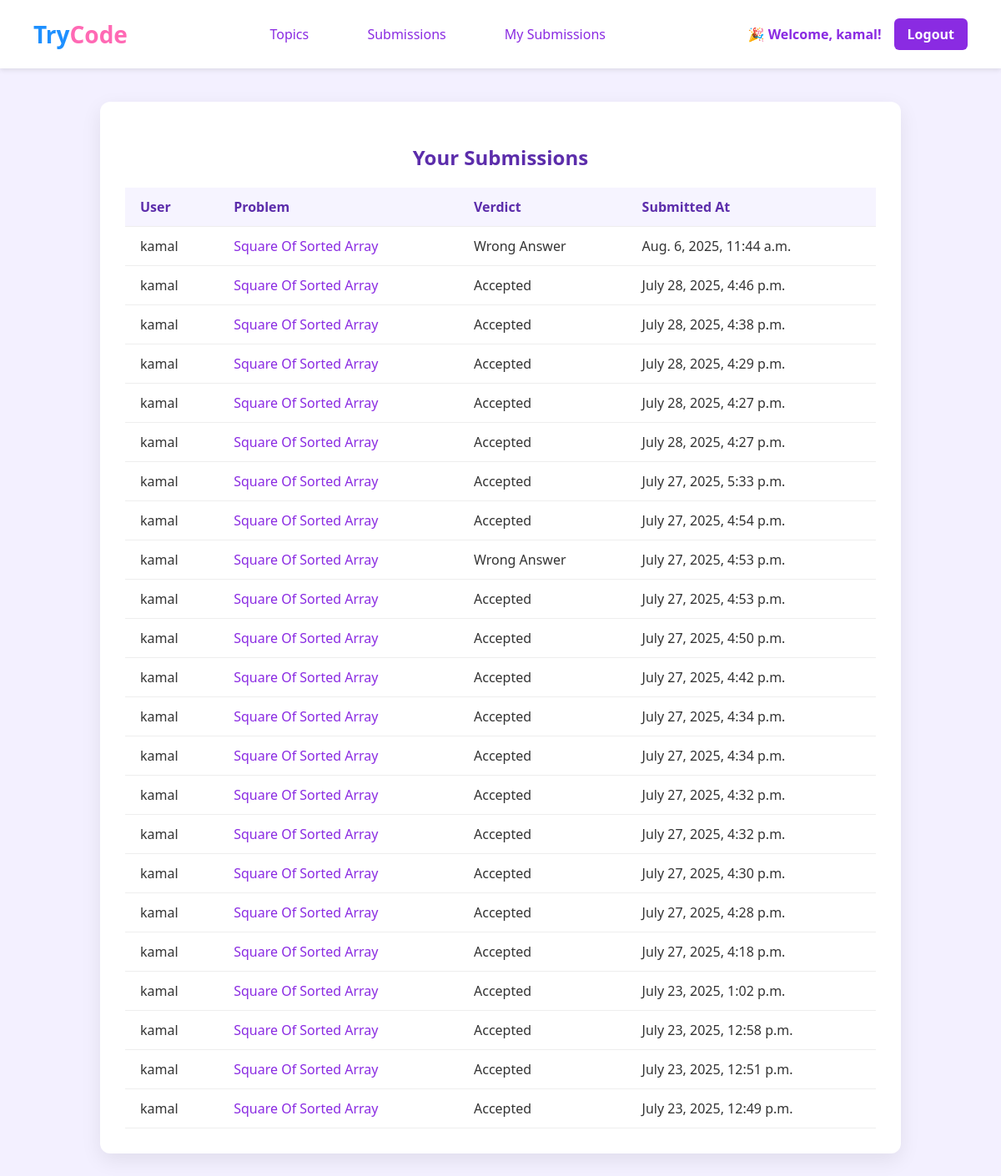
The page /my-submissions/ (signed in) on the database as committed earlier.
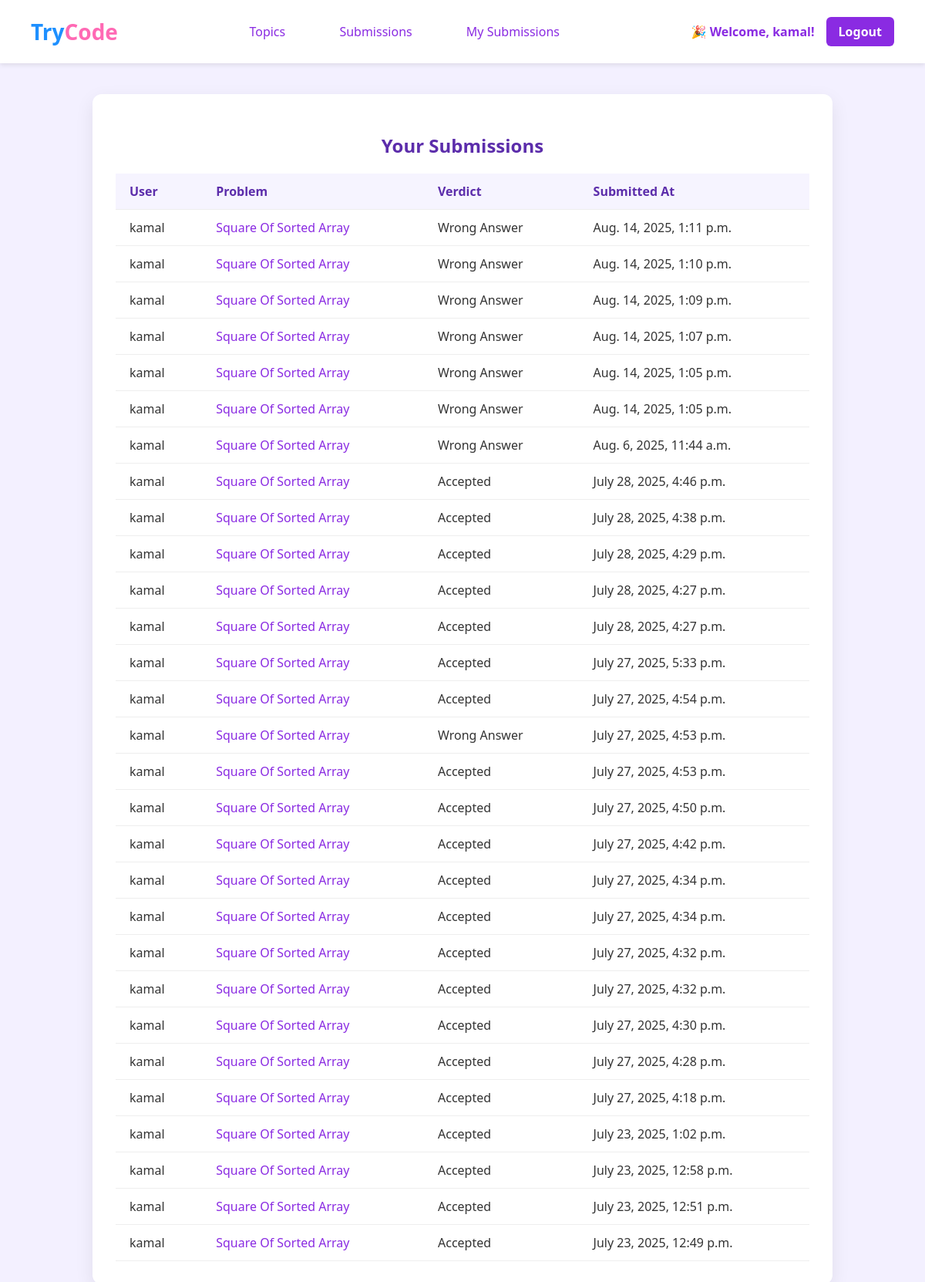
The same page on the database as committed later.
### authentication/models.py (models this page shows, shortened)
class Submission(models.Model):
    user = models.ForeignKey(User, on_delete=models.CASCADE)
    problem = models.ForeignKey(Problem, on_delete=models.CASCADE)
    code = models.TextField()
    language = models.CharField(max_length=10, choices=LANGUAGE_CHOICES, default='python')
    created_at = models.DateTimeField(auto_now_add=True)
    verdict = models.CharField(max_length=30, choices=[
        ('Accepted', 'Accepted'),
        ('Wrong Answer', 'Wrong Answer'),
        ('Runtime Error', 'Runtime Error'),
        ('Time Limit Exceeded', 'Time Limit Exceeded'),
        ('Compilation Error', 'Compilation Error'),
        ('Pending', 'Pending'),
    ], default='Pending')
    output = models.TextField(blank=True)
    error = models.TextField(blank=True)
    class Meta:
        indexes = [
            models.Index(fields=['user', '-created_at']),
            models.Index(fields=['problem', 'verdict']),
        ]

class Problem(models.Model):
    topic = models.ForeignKey(Topic, on_delete=models.CASCADE, related_name='problems')
    title = models.CharField(max_length=200)
    description = models.TextField()
    input_format = models.TextField()
    output_format = models.TextField()

### authentication/views.py (the view)
# urls.py: path('my-submissions/', views.my_submissions_view, name='my_submission_list'),
@login_required
def my_submissions_view(request):
    submissions = Submission.objects.filter(user=request.user)\
        .select_related('problem')\
        .order_by('-created_at')  # Ascending by time
    return render(request, 'my_submission.html', {'submissions': submissions})

### authentication/templates/my_submission.html (shortened to what this page needs)
{% extends 'home.html' %}
{% load humanize %}
{% block content %}
<div class="submissions-container">
  <h2 style="text-align:center; color:#5c2dab; margin-bottom:20px;">Your Submissions</h2>
  <table>
    <tr>
      <th>User</th>
      <th>Problem</th>
      <th>Verdict</th>
      <th>Submitted At</th>
    </tr>
{% for submission in submissions %}
    <tr>
        <td>{{ submission.user}}
        <td>
            <a href="{% url 'submission_detail' submission.id %}">
                {{ submission.problem.title }}
            </a>
        </td>
        <td>{{ submission.verdict }}</td>
        <td>{{ submission.created_at }}</td>
    </tr>
{% endfor %}
  </table>
</div>
{% endblock %}

### authentication/templates/home.html (shortened to what this page needs)
<!DOCTYPE html>
<html lang="en">
<head>
</head>
<body>
  <header class="main-header">
    <a href="#" class="logo">Try<span class="code-highlight">Code</span></a>
    <nav class="nav-links">
      <a href="{% url 'topics' %}" id="nav_bar">Topics</a>
      <a href="{% url 'submission_list' %}" id = "nav_bar">Submissions</a>
      <a href="{% url 'my_submission_list' %}" id="nav_bar">My Submissions</a>
    </nav>
    <div class="user-greeting">
      <span>🎉 Welcome, {{ request.user.username }}!</span>
      <a href="{% url 'logout' %}" class="logout-btn">Logout</a>
    </div>
  </header>
 <div>
  {% block content %}{% endblock %}
 </div>
</body>
</html>

### authentication/templates/home.html (style rules this page uses)
html { scroll-behavior: smooth; }
body { margin: 0; font-family: 'Segoe UI', Tahoma, sans-serif; background-color: #f3f0ff; color: #333; }
.logo { font-size: 28px; font-weight: bold; font-family: 'Segoe UI', Tahoma, sans-serif; text-decoration: none; color: #1e90ff; }
.logo .code-highlight { color: #ff69b4; }
.main-header { display: flex; justify-content: space-between; align-items: center; background-color: white; padding: 20px 40px; box-shadow: 0 2px 6px rgba(0, 0, 0, 0.1); }
.nav-links a { margin: 0 15px; text-decoration: none; color: blueviolet; font-weight: 500; transition: color 0.3s ease; }
.user-greeting { display: flex; align-items: center; gap: 15px; font-weight: 600; color: blueviolet; }
.logout-btn { padding: 8px 16px; background-color: blueviolet; color: white; text-decoration: none; border-radius: 6px; font-weight: bold; transition: background-color 0.3s ease; }
.nav-links #nav_bar { display: inline-block; padding: 10px 18px; font-size: 16px; color: blueviolet; text-decoration: none; border-radius: 8px; transition: all 0.3s ease; position: relative; }
.nav-links #nav_bar::after { content: ""; position: absolute; left: 0; bottom: 0; height: 3px; width: 100%; background-color: blueviolet; transform: scaleX(0); transition: transform 0.3s ease; }

### authentication/templates/my_submission.html (style rules this page uses)
.submissions-container { max-width: 900px; margin: 40px auto; padding: 30px; background-color: white; border-radius: 12px; box-shadow: 0 8px 24px rgba(0, 0, 0, 0.08); font-family: 'Segoe UI', Tahoma, sans-serif; }
.submissions-container table { width: 100%; border-collapse: collapse; font-size: 16px; }
.submissions-container th, .submissions-container td { padding: 12px 18px; text-align: left; border-bottom: 1px solid #eee; }
.submissions-container th { background-color: #f6f4ff; font-weight: 600; color: #5c2dab; }
.submissions-container td a { color: blueviolet; text-decoration: none; font-weight: 500; }

Rows that differ between the two databases and show on the page:
added Submission: user "kamal", problem "Square Of Sorted Array", verdict "Wrong Answer", created_at "Aug. 14, 2025, 1:11 p.m."
added Submission: user "kamal", problem "Square Of Sorted Array", verdict "Wrong Answer", created_at "Aug. 14, 2025, 1:10 p.m."
added Submission: user "kamal", problem "Square Of Sorted Array", verdict "Wrong Answer", created_at "Aug. 14, 2025, 1:09 p.m."
added Submission: user "kamal", problem "Square Of Sorted Array", verdict "Wrong Answer", created_at "Aug. 14, 2025, 1:07 p.m."
added Submission: user "kamal", problem "Square Of Sorted Array", verdict "Wrong Answer", created_at "Aug. 14, 2025, 1:05 p.m."
added Submission: user "kamal", problem "Square Of Sorted Array", verdict "Wrong Answer", created_at "Aug. 14, 2025, 1:05 p.m."
